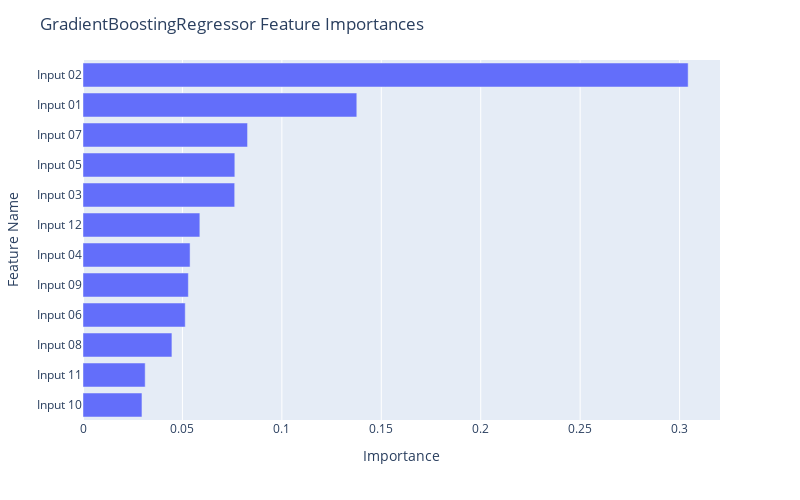

Here is the notebook cell this chart was saved with:
### Code cell
ml()

### Figure 1 — Plotly figure (JSON) as saved in the notebook; plotly's stock layout.template omitted (floating-point values rounded to 4 significant figures)
{"data": [{"alignmentgroup": "True", "hovertemplate": "Importance=%{x}<br>Feature Name=%{y}<extra></extra>", "legendgroup": "", "marker": {"color": "#636efa", "pattern": {"shape": ""}}, "name": "", "offsetgroup": "", "orientation": "h", "showlegend": false, "textposition": "auto", "type": "bar", "x": [0.3043, 0.1377, 0.08275, 0.07635, 0.07628, 0.05876, 0.05385, 0.05298, 0.05141, 0.04471, 0.03127, 0.02965], "xaxis": "x", "y": ["Input 02", "Input 01", "Input 07", "Input 05", "Input 03", "Input 12", "Input 04", "Input 09", "Input 06", "Input 08", "Input 11", "Input 10"], "yaxis": "y"}], "layout": {"autosize": false, "barmode": "relative", "height": 500, "legend": {"tracegroupgap": 0}, "margin": {"t": 60}, "title": {"text": "GradientBoostingRegressor Feature Importances"}, "width": 800, "xaxis": {"anchor": "y", "autorange": true, "domain": [0, 1], "range": [0, 0.3203], "title": {"text": "Importance"}, "type": "linear"}, "yaxis": {"anchor": "x", "autorange": true, "categoryorder": "total ascending", "domain": [0, 1], "range": [-0.5, 11.5], "title": {"text": "Feature Name"}, "type": "category"}}}
